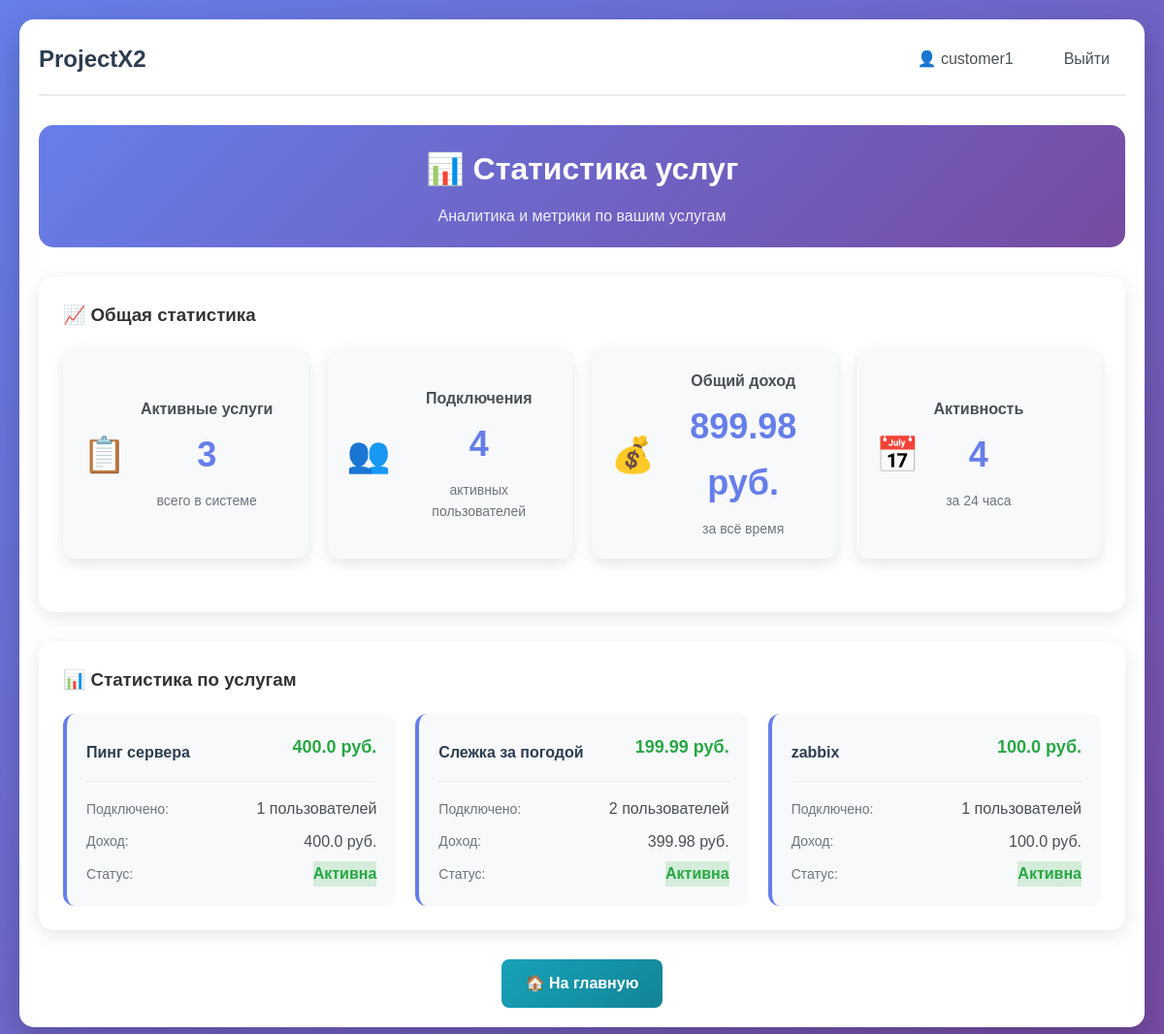
Page /customer/stats (signed in) on the earlier database version.
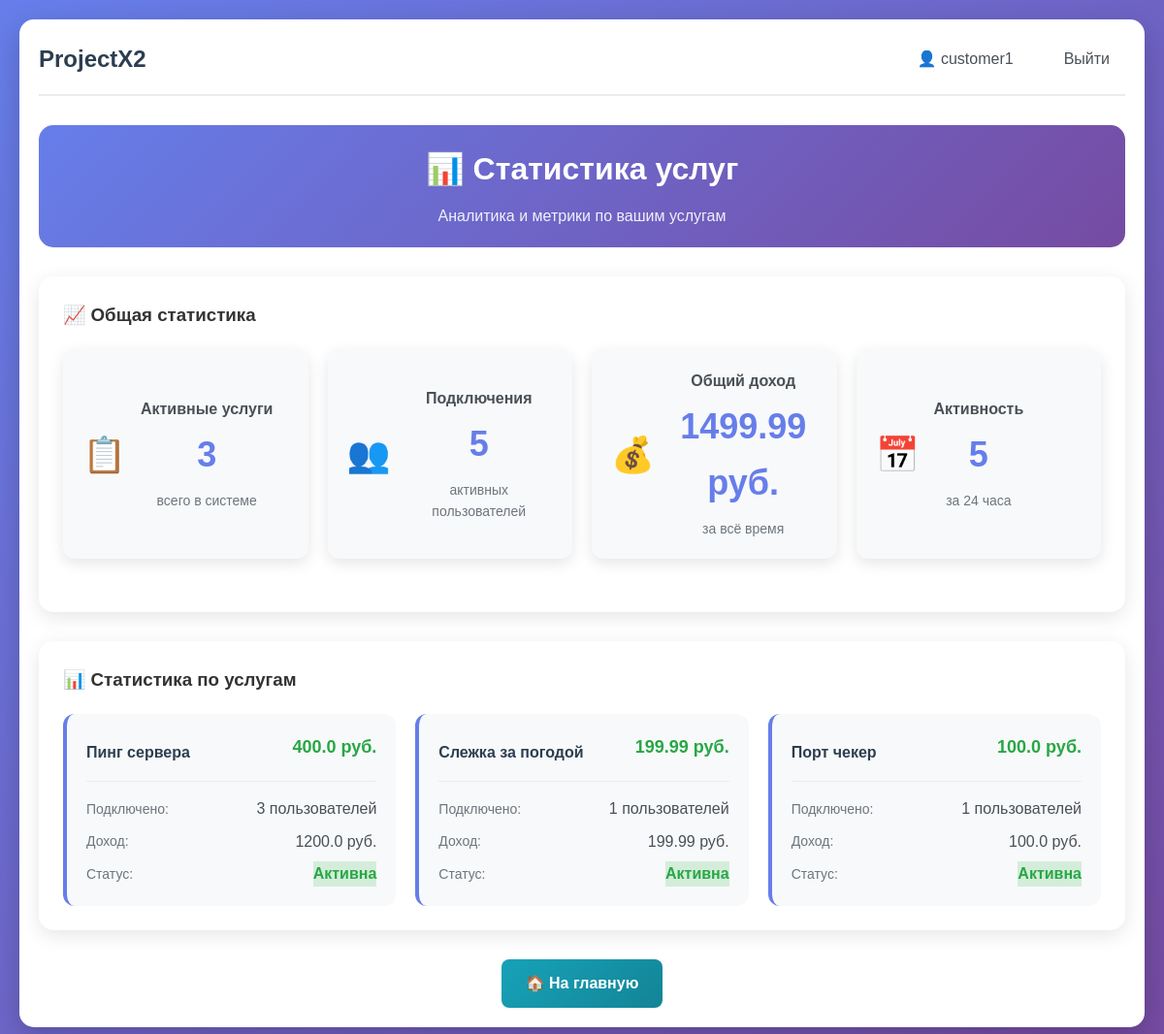
Same page on the later database version.
### app.py (models this page shows, shortened)
class User(UserMixin, db.Model):
    __tablename__ = 'users'
    id = db.Column(db.Integer, primary_key=True)
    username = db.Column(db.String(64), unique=True, nullable=False)
    email = db.Column(db.String(120), unique=True, nullable=False)
    password_hash = db.Column(db.String(256), nullable=False)
    role = db.Column(db.String(20), nullable=False)
    created_at = db.Column(db.DateTime, default=datetime.utcnow)
    is_active = db.Column(db.Boolean, default=True)
    services = db.relationship('UserService', backref='user', lazy=True)
    balance = db.Column(db.Float, default=0.0)  # Баланс для клиентов

class Service(db.Model):
    id = db.Column(db.Integer, primary_key=True)
    name = db.Column(db.String(100), nullable=False)
    description = db.Column(db.Text, nullable=False)
    price = db.Column(db.Float, default=0.0)
    is_active = db.Column(db.Boolean, default=True)
    created_at = db.Column(db.DateTime, default=datetime.utcnow)
    customer_id = db.Column(db.Integer, db.ForeignKey('users.id'), nullable=False)
    users = db.relationship('UserService', backref='service', lazy=True)

### app.py (the view)
@app.route('/customer/stats')
@login_required
def customer_stats():
    if current_user.role != 'customer':
        flash('Доступ запрещен. Только для заказчиков.', 'error')
        return redirect(url_for('index'))
    services = Service.query.filter_by(customer_id=current_user.id).all()
    active_services_count = Service.query.filter_by(
        customer_id=current_user.id,
        is_active=True
    ).count()
    total_connections = UserService.query.join(Service).filter(
        Service.customer_id == current_user.id,
        UserService.is_active == True
    ).count()
    total_revenue = db.session.query(
        db.func.sum(UserService.price_at_connection)
    ).join(Service).filter(
        Service.customer_id == current_user.id
    ).scalar() or 0
    recent_activity = UserService.query.join(Service).filter(
        Service.customer_id == current_user.id,
        UserService.connected_at >= datetime.utcnow() - timedelta(hours=24)
    ).count()
    return render_template('customer_stats.html',
                         services=services,
                         active_services_count=active_services_count,
                         total_connections=total_connections,
                         total_revenue=total_revenue,
                         recent_activity=recent_activity)

### app.py (called while the page is built)
@login_manager.user_loader
def load_user(user_id):
    return db.session.get(User, int(user_id))

### templates/customer_stats.html (shortened to what this page needs)
{% extends "base.html" %}
{% block content %}
<div class="admin-container">
    <div class="admin-header">
        <h2>📊 Статистика услуг</h2>
        <p class="admin-subtitle">Аналитика и метрики по вашим услугам</p>
    </div>
    <div class="stats-section">
        <h3>📈 Общая статистика</h3>
        <div class="stats-grid">
            <div class="stat-card">
                <div class="stat-icon">📋</div>
                <div class="stat-content">
                    <h4>Активные услуги</h4>
                    <div class="stat-number">{{ active_services_count }}</div>
                    <p>всего в системе</p>
                </div>
            </div>
            <div class="stat-card">
                <div class="stat-icon">👥</div>
                <div class="stat-content">
                    <h4>Подключения</h4>
                    <div class="stat-number">{{ total_connections }}</div>
                    <p>активных пользователей</p>
                </div>
            </div>
            <div class="stat-card">
                <div class="stat-icon">💰</div>
                <div class="stat-content">
                    <h4>Общий доход</h4>
                    <div class="stat-number">{{ total_revenue }} руб.</div>
                    <p>за всё время</p>
                </div>
            </div>
            <div class="stat-card">
                <div class="stat-icon">📅</div>
                <div class="stat-content">
                    <h4>Активность</h4>
                    <div class="stat-number">{{ recent_activity }}</div>
                    <p>за 24 часа</p>
                </div>
            </div>
        </div>
    </div>
    <div class="services-stats">
        <h3>📊 Статистика по услугам</h3>
        <div class="services-grid">
            {% for service in services %}
            <div class="service-stat-card">
                <div class="service-stat-header">
                    <h4>{{ service.name }}</h4>
                    <span class="service-price">{{ service.price }} руб.</span>
                </div>
                <div class="service-stat-body">
                    <div class="service-metric">
                        <span class="metric-label">Подключено:</span>
                        <span class="metric-value">{{ service.users|length }} пользователей</span>
                    </div>
                    <div class="service-metric">
                        <span class="metric-label">Доход:</span>
                        <span class="metric-value">{{ service.users|length * service.price }} руб.</span>
                    </div>
                    <div class="service-metric">
                        <span class="metric-label">Статус:</span>
                        <span class="metric-value status-{{ 'active' if service.is_active else 'inactive' }}">
                            {{ 'Активна' if service.is_active else 'Неактивна' }}
                        </span>
                    </div>
                </div>
            </div>
            {% endfor %}
        </div>
    </div>
    <div class="admin-actions">
        <a href="{{ url_for('index') }}" class="btn btn-info">🏠 На главную</a>
    </div>
</div>
{% endblock %}

### templates/base.html (shortened to what this page needs)
<!DOCTYPE html>
<html lang="ru">
<head>
    <link rel="stylesheet" href="{{ url_for('static', filename='css/style.css') }}">
</head>
<body>
    <div class="container">
        <nav class="navbar">
            <h1><a href="/" class="nav-logo">ProjectX2</a></h1>
            <div class="nav-links">
                {% if current_user.is_authenticated %}
                    <a href="/profile" class="nav-link">👤 {{ current_user.username }}</a>
                    <a href="/logout" class="nav-link">Выйти</a>
                {% else %}
                    <a href="/login" class="nav-link">Войти</a>
                    <a href="/register" class="nav-link">Регистрация</a>
                {% endif %}
            </div>
        </nav>
        <main>
            {% block content %}{% endblock %}
        </main>
    </div>
</body>
</html>

### static/css/style.css (style rules this page uses)
* { margin: 0; padding: 0; box-sizing: border-box; }
body { font-family: 'Arial', sans-serif; line-height: 1.6; color: #333; background: linear-gradient(135deg, #667eea 0%, #764ba2 100%); min-height: 100vh; padding: 20px; }
.container { max-width: 1200px; margin: 0 auto; background: white; padding: 20px; border-radius: 15px; box-shadow: 0 10px 30px rgba(0, 0, 0, 0.2); }
.navbar { display: flex; justify-content: space-between; align-items: center; margin-bottom: 30px; padding-bottom: 15px; border-bottom: 2px solid #e9ecef; }
.nav-logo { text-decoration: none; color: #2c3e50; font-size: 24px; font-weight: bold; }
.nav-links { display: flex; gap: 20px; align-items: center; }
.nav-link { text-decoration: none; color: #495057; padding: 8px 16px; border-radius: 8px; transition: all 0.3s ease; font-weight: 500; }
.btn { padding: 12px 25px; border: none; border-radius: 8px; cursor: pointer; font-size: 16px; text-decoration: none; display: inline-block; text-align: center; transition: all 0.3s ease; font-weight: 600; }
.btn-info { background: linear-gradient(135deg, #17a2b8 0%, #138496 100%); color: white; }
.container { animation: fadeIn 0.6s ease-out; }
.status-active { color: #28a745; font-weight: bold; }
.stats-grid { display: grid; grid-template-columns: repeat(auto-fit, minmax(150px, 1fr)); gap: 20px; }
.stat-number { font-size: 28px; font-weight: bold; color: #667eea; margin-bottom: 5px; }
.admin-container { max-width: 1400px; margin: 0 auto; }
.admin-header { text-align: center; margin-bottom: 30px; padding: 20px; background: linear-gradient(135deg, #667eea 0%, #764ba2 100%); border-radius: 15px; color: white; }
.admin-header h2 { margin: 0; font-size: 32px; }
.admin-subtitle { margin: 10px 0 0 0; opacity: 0.9; font-size: 16px; }
.stats-grid { display: grid; grid-template-columns: repeat(auto-fit, minmax(200px, 1fr)); gap: 20px; margin-bottom: 30px; }
.stat-card { background: white; padding: 25px; border-radius: 12px; text-align: center; box-shadow: 0 5px 15px rgba(0,0,0,0.1); transition: transform 0.3s ease; }
.stat-card .stat-number { font-size: 36px; font-weight: bold; color: #667eea; margin-bottom: 8px; }
.admin-actions { display: flex; gap: 15px; justify-content: center; flex-wrap: wrap; }
.services-grid { display: grid; grid-template-columns: repeat(auto-fit, minmax(350px, 1fr)); gap: 20px; margin-top: 20px; }
.status-active { background-color: #d4edda; color: #155724; }
.service-price { font-size: 18px; font-weight: bold; color: #28a745; margin-bottom: 10px; }

### templates/customer_stats.html (style rules this page uses)
.stats-section { background: white; padding: 25px; border-radius: 15px; box-shadow: 0 5px 20px rgba(0,0,0,0.1); margin-bottom: 30px; }
.stats-grid { display: grid; grid-template-columns: repeat(auto-fit, minmax(250px, 1fr)); gap: 20px; margin-top: 20px; }
.stat-card { display: flex; align-items: center; padding: 20px; background: #f8f9fa; border-radius: 12px; gap: 15px; }
.stat-icon { font-size: 36px; flex-shrink: 0; }
.stat-content h4 { margin: 0 0 5px 0; color: #495057; font-size: 16px; }
.stat-number { font-size: 24px; font-weight: bold; color: #667eea; margin-bottom: 2px; }
.stat-content p { margin: 0; color: #6c757d; font-size: 14px; }
.services-stats { background: white; padding: 25px; border-radius: 15px; box-shadow: 0 5px 20px rgba(0,0,0,0.1); margin-bottom: 30px; }
.services-grid { display: grid; grid-template-columns: repeat(auto-fit, minmax(300px, 1fr)); gap: 20px; margin-top: 20px; }
.service-stat-card { background: #f8f9fa; padding: 20px; border-radius: 12px; border-left: 4px solid #667eea; }
.service-stat-header { display: flex; justify-content: space-between; align-items: center; margin-bottom: 15px; padding-bottom: 10px; border-bottom: 1px solid #e9ecef; }
.service-stat-header h4 { margin: 0; color: #2c3e50; }
.service-price { font-weight: bold; color: #28a745; }
.service-stat-body { display: flex; flex-direction: column; gap: 8px; }
.service-metric { display: flex; justify-content: space-between; align-items: center; }
.metric-label { color: #6c757d; font-size: 14px; }
.metric-value { color: #495057; font-weight: 500; }
.status-active { color: #28a745; font-weight: bold; }
.admin-actions { display: flex; gap: 15px; justify-content: center; }

Differences in the rows shown:
removed Service: name "zabbix", price "100.0", users|length "1", users|length "100.0", is_active "Активна"
computed for Service "Пинг сервера": users|length "1" → "3"; users|length "400.0" → "1200.0"
computed for Service "Слежка за погодой": users|length "2" → "1"; users|length "399.98" → "199.99"
added Service: name "Порт чекер", price "100.0", users|length "1", users|length "100.0", is_active "Активна"
Other differences:
{{ total_connections }}: "4" → "5"
{{ total_revenue }}: "899.98" → "1499.99"
{{ recent_activity }}: "4" → "5"
